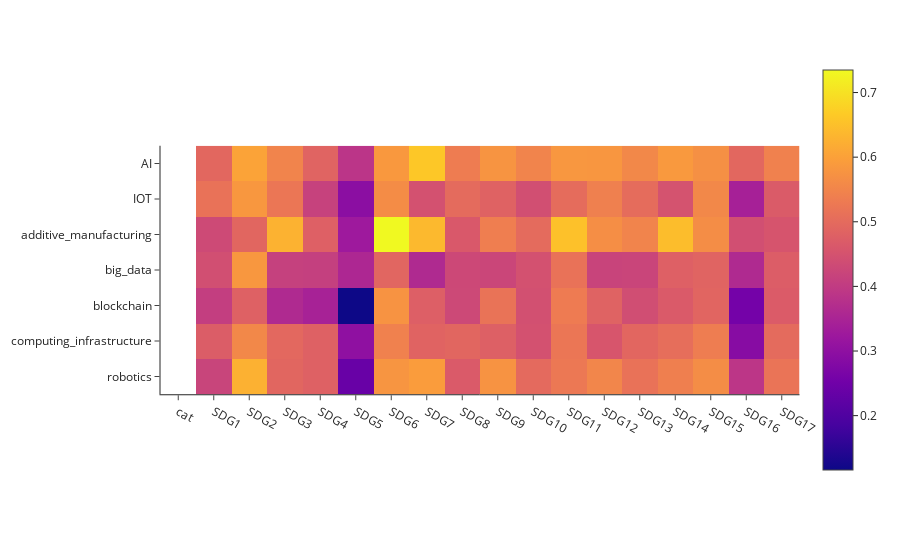

Notebook cell for this chart:
### Code cell
import plotly.express as px

fig = px.imshow(df, y=df.cat)
fig.update_layout(template="simple_white")
fig.show()

### Figure 1 — Plotly figure (JSON) as saved in the notebook; plotly's stock layout.template omitted (floating-point values rounded to 4 significant figures)
{"data": [{"coloraxis": "coloraxis", "name": "0", "x": ["cat", "SDG1", "SDG2", "SDG3", "SDG4", "SDG5", "SDG6", "SDG7", "SDG8", "SDG9", "SDG10", "SDG11", "SDG12", "SDG13", "SDG14", "SDG15", "SDG16", "SDG17"], "y": ["AI", "IOT", "additive_manufacturing", "big_data", "blockchain", "computing_infrastructure", "robotics"], "z": [["AI", 0.493, 0.6043, 0.548, 0.4869, 0.3865, 0.5855, 0.6612, 0.5331, 0.5773, 0.5476, 0.5821, 0.5813, 0.5554, 0.5867, 0.5699, 0.4931, 0.5422], ["IOT", 0.5144, 0.583, 0.5225, 0.4147, 0.2946, 0.5633, 0.4477, 0.5006, 0.4826, 0.4428, 0.5017, 0.5408, 0.503, 0.4503, 0.5556, 0.3423, 0.4678], ["additive_manufacturing", 0.4317, 0.49, 0.6284, 0.4783, 0.3255, 0.7349, 0.6385, 0.4615, 0.537, 0.4998, 0.6511, 0.5662, 0.5479, 0.6452, 0.5651, 0.4429, 0.4542], ["big_data", 0.4416, 0.5828, 0.4125, 0.4097, 0.3574, 0.4892, 0.3623, 0.4281, 0.4232, 0.4465, 0.5146, 0.4193, 0.4208, 0.4783, 0.486, 0.3626, 0.4723], ["blockchain", 0.4066, 0.4802, 0.3623, 0.3449, 0.1159, 0.5757, 0.475, 0.4304, 0.5162, 0.444, 0.5319, 0.484, 0.4406, 0.4653, 0.4877, 0.2561, 0.4684], ["computing_infrastructure", 0.471, 0.5553, 0.4951, 0.4808, 0.3004, 0.5423, 0.4844, 0.4905, 0.4776, 0.4472, 0.522, 0.4561, 0.4911, 0.5057, 0.5351, 0.2871, 0.5007], ["robotics", 0.4201, 0.6256, 0.4905, 0.4807, 0.238, 0.5792, 0.5921, 0.4659, 0.576, 0.4983, 0.5258, 0.5519, 0.5142, 0.5401, 0.5653, 0.3884, 0.5175]], "type": "heatmap", "xaxis": "x", "yaxis": "y", "hovertemplate": "x: %{x}<br>y: %{y}<br>color: %{z}<extra></extra>"}], "layout": {"xaxis": {"anchor": "y", "domain": [0.0, 1.0], "scaleanchor": "y", "constrain": "domain"}, "yaxis": {"anchor": "x", "domain": [0.0, 1.0], "autorange": "reversed", "constrain": "domain"}, "coloraxis": {"colorscale": [[0.0, "#0d0887"], [0.1111, "#46039f"], [0.2222, "#7201a8"], [0.3333, "#9c179e"], [0.4444, "#bd3786"], [0.5556, "#d8576b"], [0.6667, "#ed7953"], [0.7778, "#fb9f3a"], [0.8889, "#fdca26"], [1.0, "#f0f921"]]}, "margin": {"t": 60}}}
